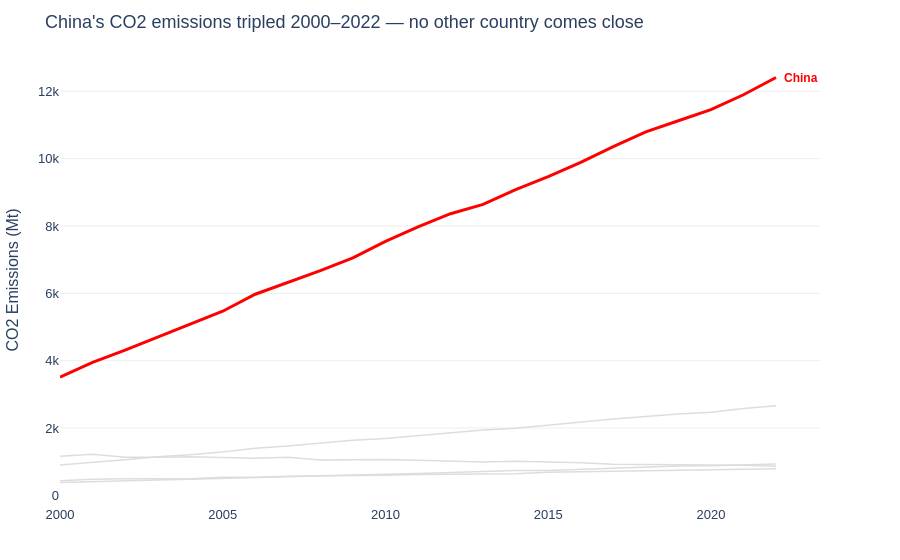

Notebook code for this chart:
### Markdown cell above
---
## Task 1 — Multi-Series Line Chart with Highlight

**What to build:** A line chart showing CO2 emissions over time for **all Asian countries** in the dataset, with one country highlighted.

**Requirements:**
- All countries shown (for context), but only **one highlighted in colour** — your choice which
- All other lines in grey (#DDDDDD), thinner
- Highlighted country **labelled directly** at the end of its line (not in a legend)
- Insight title that names the highlighted country and its story

> 💡 `df[df['Region'] == 'Asia']` to filter; use `go.Figure()` with a loop for per-country control

### Code cell
# Task 1 — Multi-series line with highlight
# YOUR CODE HERE
asia_df = df[df['Region'] == 'Asia']


highlight = 'China'

# Build colour map: highlight in blue, everything else grey
color_map = {c: "red" if c == highlight else '#DDDDDD' for c in asia_df['Country'].unique()}

fig = px.line(asia_df, x='Year', y='CO2_Mt', color='Country',
              color_discrete_map=color_map,
              labels={'CO2_Mt': 'CO2 Emissions (Mt)', 'Year': ''})

fig.update_traces(
    line=dict(width=1.5),   # default: thin for context countries
    showlegend=False      # direct label replaces legend (Gestalt proximity)
)

# Override highlighted country: thicker line
fig.update_traces(
    line=dict(width=3),
    selector=dict(name=highlight)
)

# Direct label at end of highlighted line
last = asia_df.loc[(asia_df['Country'] == highlight) & (asia_df['Year'] == asia_df['Year'].max())]

fig.add_annotation(
    x=last['Year'].values[0], y=last['CO2_Mt'].values[0],
    text=f'<b>{highlight}</b>', showarrow=False,
    xanchor='left', xshift=6,
    font=dict(color='red', size=12, family='Arial')
)

fig.update_layout(
    title="China's CO2 emissions tripled 2000–2022 — no other country comes close",
    plot_bgcolor='white', paper_bgcolor='white',
    font=dict(family='Arial', size=13),
    yaxis=dict(gridcolor='#EEEEEE', title='CO2 Emissions (Mt)'),
    xaxis=dict(showgrid=False, title=''),
    margin=dict(l=60, r=80, t=55, b=40)
)

fig.show()

### Figure 1 — Plotly figure (JSON) as saved in the notebook; plotly's stock layout.template omitted (floating-point values rounded to 4 significant figures)
{"data": [{"hovertemplate": "Country=China<br>=%{x}<br>CO2 Emissions (Mt)=%{y}<extra></extra>", "legendgroup": "China", "line": {"color": "red", "dash": "solid", "width": 3}, "marker": {"symbol": "circle"}, "mode": "lines", "name": "China", "orientation": "v", "showlegend": false, "type": "scatter", "x": [2000, 2001, 2002, 2003, 2004, 2005, 2006, 2007, 2008, 2009, 2010, 2011, 2012, 2013, 2014, 2015, 2016, 2017, 2018, 2019, 2020, 2021, 2022], "xaxis": "x", "y": [3514.0, 3952.0, 4312.0, 4692.0, 5079.0, 5468.0, 5974.0, 6323.0, 6673.0, 7053.0, 7543.0, 7972.0, 8365.0, 8641.0, 9078.0, 9466.0, 9887.0, 10360.0, 10790.0, 11130.0, 11450.0, 11900.0, 12410.0], "yaxis": "y"}, {"hovertemplate": "Country=India<br>=%{x}<br>CO2 Emissions (Mt)=%{y}<extra></extra>", "legendgroup": "India", "line": {"color": "#DDDDDD", "dash": "solid", "width": 1.5}, "marker": {"symbol": "circle"}, "mode": "lines", "name": "India", "orientation": "v", "showlegend": false, "type": "scatter", "x": [2000, 2001, 2002, 2003, 2004, 2005, 2006, 2007, 2008, 2009, 2010, 2011, 2012, 2013, 2014, 2015, 2016, 2017, 2018, 2019, 2020, 2021, 2022], "xaxis": "x", "y": [901.6, 974.6, 1056.0, 1146.0, 1205.0, 1291.0, 1396.0, 1466.0, 1542.0, 1637.0, 1687.0, 1774.0, 1865.0, 1945.0, 1994.0, 2092.0, 2177.0, 2267.0, 2345.0, 2419.0, 2466.0, 2580.0, 2661.0], "yaxis": "y"}, {"hovertemplate": "Country=Japan<br>=%{x}<br>CO2 Emissions (Mt)=%{y}<extra></extra>", "legendgroup": "Japan", "line": {"color": "#DDDDDD", "dash": "solid", "width": 1.5}, "marker": {"symbol": "circle"}, "mode": "lines", "name": "Japan", "orientation": "v", "showlegend": false, "type": "scatter", "x": [2000, 2001, 2002, 2003, 2004, 2005, 2006, 2007, 2008, 2009, 2010, 2011, 2012, 2013, 2014, 2015, 2016, 2017, 2018, 2019, 2020, 2021, 2022], "xaxis": "x", "y": [1166.0, 1220.0, 1136.0, 1131.0, 1151.0, 1127.0, 1101.0, 1133.0, 1050.0, 1061.0, 1064.0, 1042.0, 1005.0, 990.9, 1010.0, 996.6, 967.4, 925.1, 916.6, 914.5, 902.8, 898.1, 865.1], "yaxis": "y"}, {"hovertemplate": "Country=South Korea<br>=%{x}<br>CO2 Emissions (Mt)=%{y}<extra></extra>", "legendgroup": "South Korea", "line": {"color": "#DDDDDD", "dash": "solid", "width": 1.5}, "marker": {"symbol": "circle"}, "mode": "lines", "name": "South Korea", "orientation": "v", "showlegend": false, "type": "scatter", "x": [2000, 2001, 2002, 2003, 2004, 2005, 2006, 2007, 2008, 2009, 2010, 2011, 2012, 2013, 2014, 2015, 2016, 2017, 2018, 2019, 2020, 2021, 2022], "xaxis": "x", "y": [438.1, 481.5, 490.6, 490.8, 494.6, 537.2, 539.0, 566.1, 570.0, 585.4, 595.9, 620.6, 631.1, 649.6, 646.2, 686.5, 704.0, 706.0, 738.5, 750.8, 755.8, 777.3, 789.5], "yaxis": "y"}, {"hovertemplate": "Country=Indonesia<br>=%{x}<br>CO2 Emissions (Mt)=%{y}<extra></extra>", "legendgroup": "Indonesia", "line": {"color": "#DDDDDD", "dash": "solid", "width": 1.5}, "marker": {"symbol": "circle"}, "mode": "lines", "name": "Indonesia", "orientation": "v", "showlegend": false, "type": "scatter", "x": [2000, 2001, 2002, 2003, 2004, 2005, 2006, 2007, 2008, 2009, 2010, 2011, 2012, 2013, 2014, 2015, 2016, 2017, 2018, 2019, 2020, 2021, 2022], "xaxis": "x", "y": [382.8, 400.4, 430.7, 453.8, 482.6, 501.9, 533.0, 551.8, 586.6, 602.5, 614.5, 647.3, 680.1, 717.7, 736.3, 738.2, 768.8, 813.7, 834.8, 872.3, 876.5, 898.5, 930.5], "yaxis": "y"}], "layout": {"annotations": [{"font": {"color": "red", "family": "Arial", "size": 12}, "showarrow": false, "text": "<b>China</b>", "x": 2022, "xanchor": "left", "xshift": 6, "y": 12410.0}], "font": {"family": "Arial", "size": 13}, "legend": {"title": {"text": "Country"}, "tracegroupgap": 0}, "margin": {"b": 40, "l": 60, "r": 80, "t": 55}, "paper_bgcolor": "white", "plot_bgcolor": "white", "title": {"text": "China's CO2 emissions tripled 2000–2022 — no other country comes close"}, "xaxis": {"anchor": "y", "domain": [0, 1], "showgrid": false, "title": {"text": ""}}, "yaxis": {"anchor": "x", "domain": [0, 1], "gridcolor": "#EEEEEE", "title": {"text": "CO2 Emissions (Mt)"}}}}
